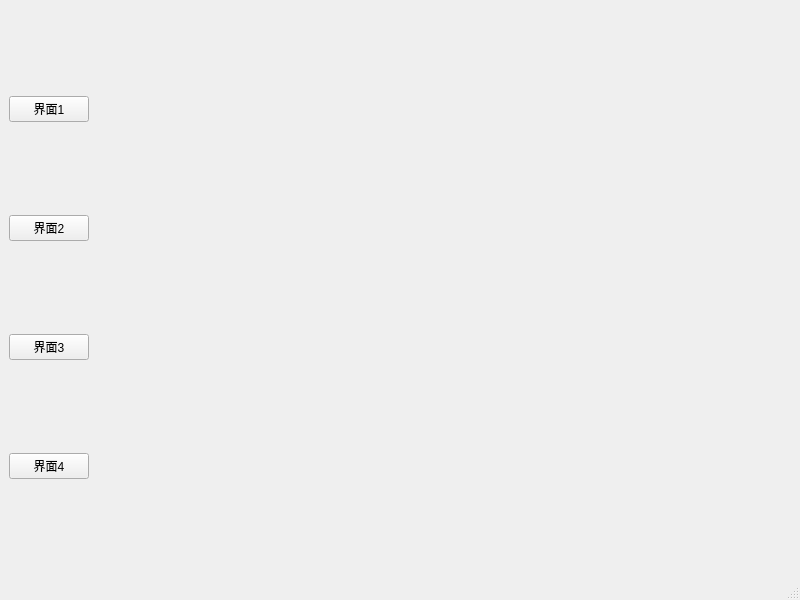
<?xml version="1.0" encoding="UTF-8"?>
<ui version="4.0">
 <class>MainWindow</class>
 <widget class="QMainWindow" name="MainWindow">
  <property name="geometry">
   <rect>
    <x>0</x>
    <y>0</y>
    <width>800</width>
    <height>600</height>
   </rect>
  </property>
  <property name="windowTitle">
   <string>MainWindow</string>
  </property>
  <widget class="QWidget" name="centralwidget">
   <layout class="QGridLayout" name="gridLayout">
    <item row="0" column="0">
     <widget class="QPushButton" name="pushButton">
      <property name="text">
       <string>界面1</string>
      </property>
     </widget>
    </item>
    <item row="0" column="1" rowspan="4">
     <widget class="QStackedWidget" name="stackedWidget">
      <property name="currentIndex">
       <number>-1</number>
      </property>
     </widget>
    </item>
    <item row="1" column="0">
     <widget class="QPushButton" name="pushButton_2">
      <property name="text">
       <string>界面2</string>
      </property>
     </widget>
    </item>
    <item row="2" column="0">
     <widget class="QPushButton" name="pushButton_3">
      <property name="text">
       <string>界面3</string>
      </property>
     </widget>
    </item>
    <item row="3" column="0">
     <widget class="QPushButton" name="pushButton_4">
      <property name="text">
       <string>界面4</string>
      </property>
     </widget>
    </item>
   </layout>
  </widget>
  <widget class="QMenuBar" name="menubar">
   <property name="geometry">
    <rect>
     <x>0</x>
     <y>0</y>
     <width>800</width>
     <height>23</height>
    </rect>
   </property>
  </widget>
  <widget class="QStatusBar" name="statusbar"/>
 </widget>
 <resources/>
 <connections/>
</ui>
